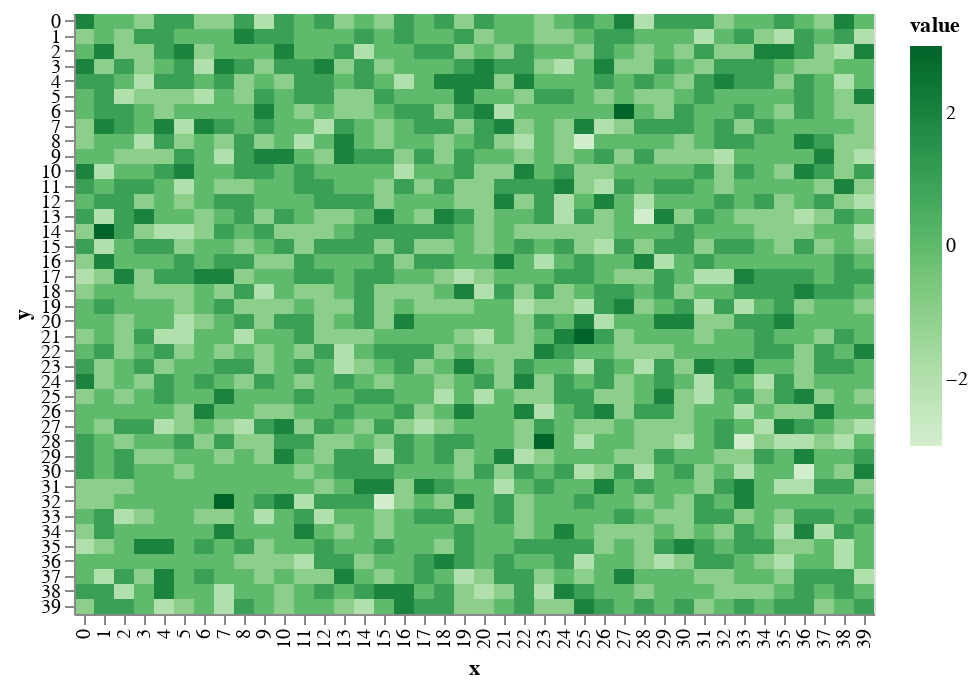

The code cell stored with this chart in its notebook:
### Markdown cell above
# in the beginning, the world was void and without form.

Starting with a grid with nothing on it. No elevation, no terrain. All of this will be generated proceduraly. 

You can see here that the terrain is shifted on a random-normal distribution to make it look _uneven_. Making it randomly doesn't make it look _real_ so I'm going to have to be smarter about the rules that raise and lower terrain in order to make them look like mountains.

### Code cell
world.shift_terrain()
draw.drawTerrainHeight(world.grid_elevation)

### Figure 1 — Vega-Lite specification as saved in the notebook (floating-point values rounded to 4 significant figures; data arrays with more than 128 entries replaced by an {"elided": "..."} marker saying what was removed)
{"$schema": "https://vega.github.io/schema/vega-lite/v2.6.0.json", "config": {"view": {"height": 300, "width": 400}}, "data": {"name": "data-bc0fec4ec5b580d86c60aea84249dd8d"}, "datasets": {"data-bc0fec4ec5b580d86c60aea84249dd8d": {"elided": "1600 records"}}, "encoding": {"color": {"field": "value", "scale": {"scheme": "greens"}, "type": "quantitative"}, "x": {"field": "x", "type": "ordinal"}, "y": {"field": "y", "type": "ordinal"}}, "mark": "rect"}
